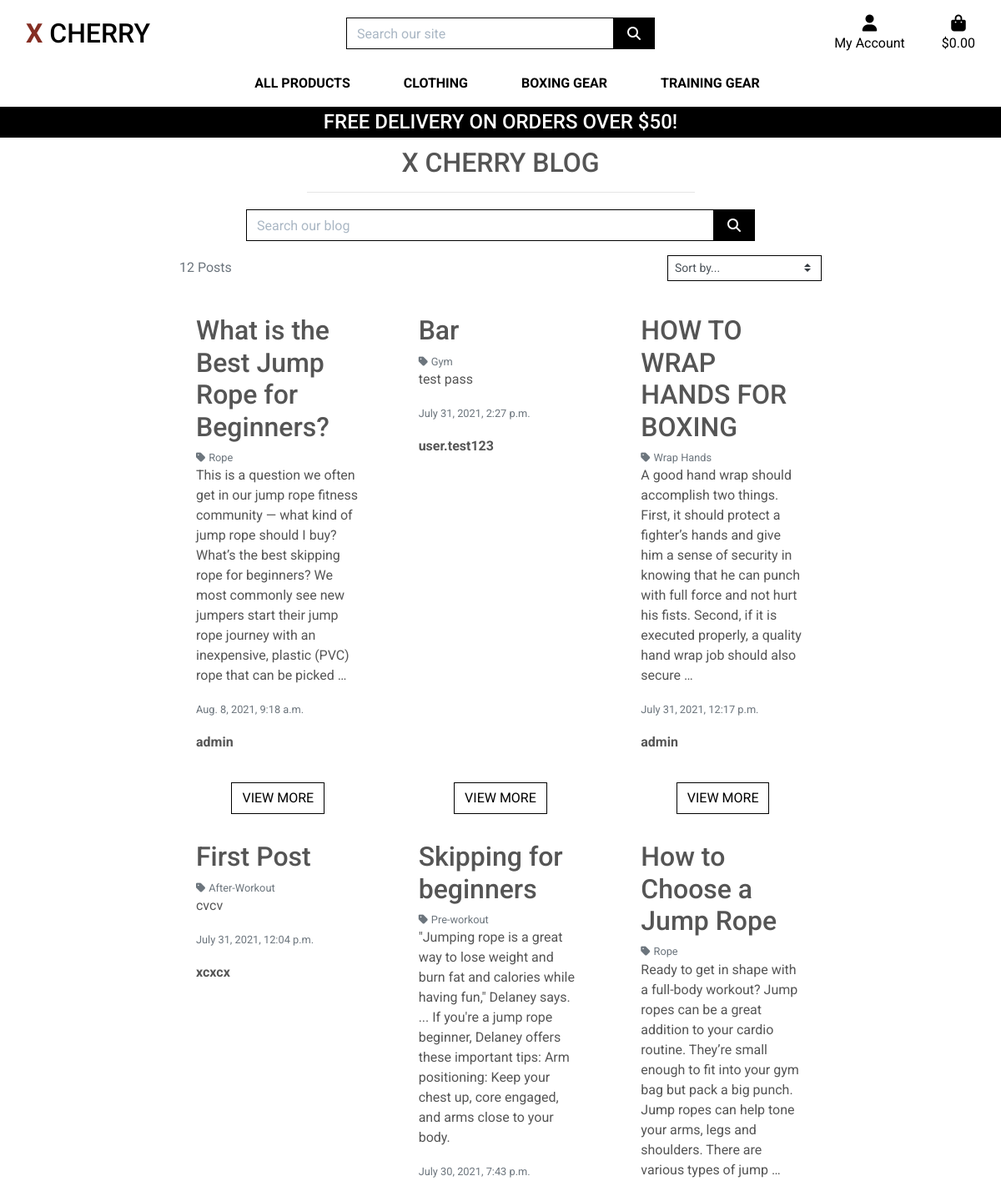
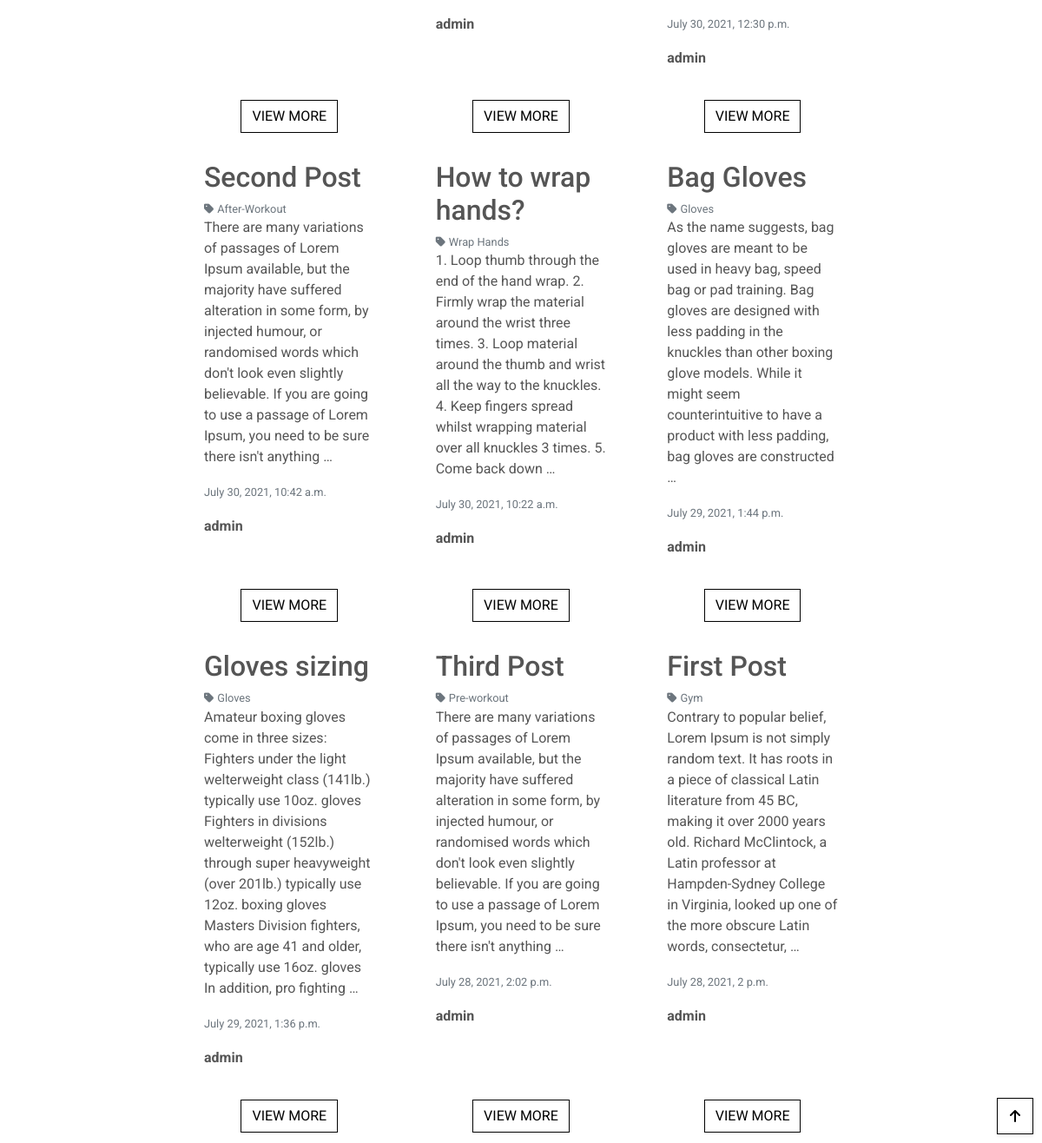
Screenshot of /blog/ with the database file from the repository (2 pictures, top to bottom).
### blog/models.py (models this page shows, shortened)
class Post(models.Model):
    category = models.ForeignKey('Category', null=True, blank=False, on_delete=models.SET_NULL)
    title = models.CharField(max_length=254, null=True, blank=False)
    content = models.TextField()
    date = models.DateTimeField(auto_now=True)
    created_by = models.CharField(max_length=25, null=True, blank=False)
    class Meta:
        ordering = ['-date']

class Category(models.Model):
    class Meta:
        verbose_name_plural = 'Categories'
    name = models.CharField(max_length=254)
    friendly_name = models.CharField(max_length=254, null=True, blank=True)
    def __str__(self):
        return self.name

### blog/views.py (the view, shortened to what this page needs)
# urls.py: path('', views.posts, name='posts'),
def posts(request):
    posts = Post.objects.all()
    query = None
    categories = None
    sort = None
    direction = None
    current_sorting = f'{sort}_{direction}'
    context = {
        'posts': posts,
        'search_term': query,
        'current_categories': categories,
        'current_sorting': current_sorting,
    }
    return render(request, "blog/blogs.html", context)

### bag/contexts.py (called while the page is built, shortened)
def bag_contents(request):
    bag_items = []
    total = 0
    product_count = 0
    bag = request.session.get('bag', {})
    if total < settings.FREE_DELIVERY_THRESHOLD:
        delivery = total * Decimal(settings.STANDARD_DELIVERY_PERCENTAGE/100)
        free_delivery_delta = settings.FREE_DELIVERY_THRESHOLD - total
    else:
        delivery = 0
        free_delivery_delta = 0
    grand_total = delivery + total
    context = {
        'bag_items': bag_items,
        'total': total,
        'product_count': product_count,
        'delivery': delivery,
        'free_delivery_delta': free_delivery_delta,
        'free_delivery_threshold': settings.FREE_DELIVERY_THRESHOLD,
        'grand_total': grand_total,
    }
    return context

### blog/templates/blog/blogs.html (shortened to what this page needs)
{% extends "base.html" %}
{% load static %}
{% block content %}
<div class="container blog-container">
    <div class="row">
        <div class="col text-center mt-3">
            <h2 class="logo-font">X Cherry Blog</h2>
            <hr class="w-50 mb-1">
        </div>
    </div>
    <div class="row mt-3">
        <div class="col-8 my-auto py-1 py-lg-0 offset-2">
            <form method="GET" action="{% url 'posts' %}">
                <div class="input-group w-100">
                    <input class="form-control border border-black rounded-0" type="text" name="q"
                        placeholder="Search our blog">
                    <div class="input-group-append">
                        <button class="form-control btn btn-black border border-black rounded-0" type="submit">
                            <span class="icon">
                                <i class="fas fa-search"></i>
                            </span>
                        </button>
                    </div>
                </div>
            </form>
        </div>
    </div>
    <div class="row">
        <div class="post-container col-10 offset-1">
            <div class="row mt-1 mb-2">
                <div class="col-12 col-md-6 my-auto order-md-last d-flex justify-content-center justify-content-md-end">
                    <div class="sort-select-wrapper w-50">
                        <select id="sort-selector" class="custom-select custom-select-sm rounded-0 border border-{% if current_sorting != 'None_None' %}info{% else %}black{% endif %}">
                            <option value="reset" {% if current_sorting == 'None_None' %}selected{% endif %}>Sort by...</option>
                        </select>
                    </div>
                </div>
                <div class="col-12 col-md-6">
                    <p class="text-muted mt-3 text-center text-md-left order-md-first">
                        {{ posts|length }} Posts{% if search_term %} found for <strong>"{{ search_term }}"</strong>{% endif %}
                    </p>
                </div>
            </div>
            <div class="row">
                {% for post in posts %}
                    <div class="col-12 col-lg-6 col-xl-4">
                        <div class="card h-100 border-0">
                            <div class="card-body text-left">
                                <h2>{{ post.title }}</h2>
                                {% if post.category %}
                                    <p class="small mt-1 mb-0">
                                        <a href="{% url 'posts' %}?category={{ post.category.name }}" class="text-muted">
                                            <i class="fas fa-tag mr-1"></i>{{ post.category.friendly_name }}
                                        </a>
                                    </p>
                                {% endif %}
                                <p>{{ post.content|truncatewords:50 }}</p>
                                <p><small class="text-muted">{{ post.date }}</small></p>
                                <p><strong>{{ post.created_by }}</strong></p>
                            </div>
                            <div class="card-footer bg-white pt-0 border-0 text-center">
                                <a href="{% url 'blog_post_detail' post.id %}" class="btn btn-outline-black rounded-0">
                                    <span class="text-uppercase">view more</span>
                                </a>
                            </div>
                        </div>
                    </div>
                {% endfor %}
            </div>
        </div>
    </div>
</div>
<div class="btt-button shadow-sm rounded-0 border border-black">
    <a class="btt-link d-flex h-100">
        <i class="fas fa-arrow-up text-black mx-auto my-auto"></i>
    </a>
</div>
{% endblock %}

### static/css/base.css (style rules this page uses)
html { height: 100%; }
body { background: url('/media/homepage-hero-img.jpg') no-repeat center center fixed; background-size: cover; height: calc(100vh - 164px); color: #555; font-family: 'Roboto', sans-serif; }
.icon { align-items: center; display: inline-flex; justify-content: center; height: 1.5rem; width: 1.5rem; }
.logo-font { text-transform: uppercase; }
.btn-black { background: black; color: white; }
.btn-outline-black { background: white; color: black !important; border: 1px solid black; }
.text-black { color: #000 !important; }
.border-black { border: 1px solid black !important; }
.btt-button { height: 42px; width: 42px; position: fixed; bottom: 10px; right: 10px; }
.btt-link, .update-link, .remove-item { cursor: pointer; }
input[name='q']::placeholder { color: #aab7c4; }
.blog-container { margin-top: 160px; }
@media (min-width: 1200px) { .container { max-width: 80%; } }

### rows the page displays
Post: title "What is the Best Jump Rope for Beginners?", category.friendly_name "Rope", content "This is a question we often get in our jump rope fitness community — what kind of jump rope should I buy? What’s the best skipping rope for beginners? We most commonly see new jumpers start their jump rope journey with an inexpensive, plastic (PVC) rope that can be picked …", date "Aug. 8, 2021, 9:18 a.m.", created_by "admin"
Post: title "Bar", category.friendly_name "Gym", content "test pass", date "July 31, 2021, 2:27 p.m.", created_by "user.test123"
Post: title "HOW TO WRAP HANDS FOR BOXING", category.friendly_name "Wrap Hands", content "A good hand wrap should accomplish two things. First, it should protect a fighter’s hands and give him a sense of security in knowing that he can punch with full force and not hurt his fists. Second, if it is executed properly, a quality hand wrap job should also secure …", date "July 31, 2021, 12:17 p.m.", created_by "admin"
Post: title "First Post", category.friendly_name "After-Workout", content "cvcv", date "July 31, 2021, 12:04 p.m.", created_by "xcxcx"
Post: title "Skipping for beginners", category.friendly_name "Pre-workout", content "\"Jumping rope is a great way to lose weight and burn fat and calories while having fun,\" Delaney says. ... If you're a jump rope beginner, Delaney offers these important tips: Arm positioning: Keep your chest up, core engaged, and arms close to your body.", date "July 30, 2021, 7:43 p.m.", created_by "admin"
Post: title "How to Choose a Jump Rope", category.friendly_name "Rope", content "Ready to get in shape with a full-body workout? Jump ropes can be a great addition to your cardio routine. They’re small enough to fit into your gym bag but pack a big punch. Jump ropes can help tone your arms, legs and shoulders. There are various types of jump …", date "July 30, 2021, 12:30 p.m.", created_by "admin"
Post: title "Second Post", category.friendly_name "After-Workout", content "There are many variations of passages of Lorem Ipsum available, but the majority have suffered alteration in some form, by injected humour, or randomised words which don't look even slightly believable. If you are going to use a passage of Lorem Ipsum, you need to be sure there isn't anything …", date "July 30, 2021, 10:42 a.m.", created_by "admin"
Post: title "How to wrap hands?", category.friendly_name "Wrap Hands", content "1. Loop thumb through the end of the hand wrap. 2. Firmly wrap the material around the wrist three times. 3. Loop material around the thumb and wrist all the way to the knuckles. 4. Keep fingers spread whilst wrapping material over all knuckles 3 times. 5. Come back down …", date "July 30, 2021, 10:22 a.m.", created_by "admin"
Post: title "Bag Gloves", category.friendly_name "Gloves", content "As the name suggests, bag gloves are meant to be used in heavy bag, speed bag or pad training. Bag gloves are designed with less padding in the knuckles than other boxing glove models. While it might seem counterintuitive to have a product with less padding, bag gloves are constructed …", date "July 29, 2021, 1:44 p.m.", created_by "admin"
Post: title "Gloves sizing", category.friendly_name "Gloves", content "Amateur boxing gloves come in three sizes: Fighters under the light welterweight class (141lb.) typically use 10oz. gloves Fighters in divisions welterweight (152lb.) through super heavyweight (over 201lb.) typically use 12oz. boxing gloves Masters Division fighters, who are age 41 and older, typically use 16oz. gloves In addition, pro fighting …", date "July 29, 2021, 1:36 p.m.", created_by "admin"
Post: title "Third Post", category.friendly_name "Pre-workout", content "There are many variations of passages of Lorem Ipsum available, but the majority have suffered alteration in some form, by injected humour, or randomised words which don't look even slightly believable. If you are going to use a passage of Lorem Ipsum, you need to be sure there isn't anything …", date "July 28, 2021, 2:02 p.m.", created_by "admin"
Post: title "First Post", category.friendly_name "Gym", content "Contrary to popular belief, Lorem Ipsum is not simply random text. It has roots in a piece of classical Latin literature from 45 BC, making it over 2000 years old. Richard McClintock, a Latin professor at Hampden-Sydney College in Virginia, looked up one of the more obscure Latin words, consectetur, …", date "July 28, 2021, 2 p.m.", created_by "admin"

### other values shown
{{ free_delivery_threshold }} "50"
{{ posts|length }} "12"
